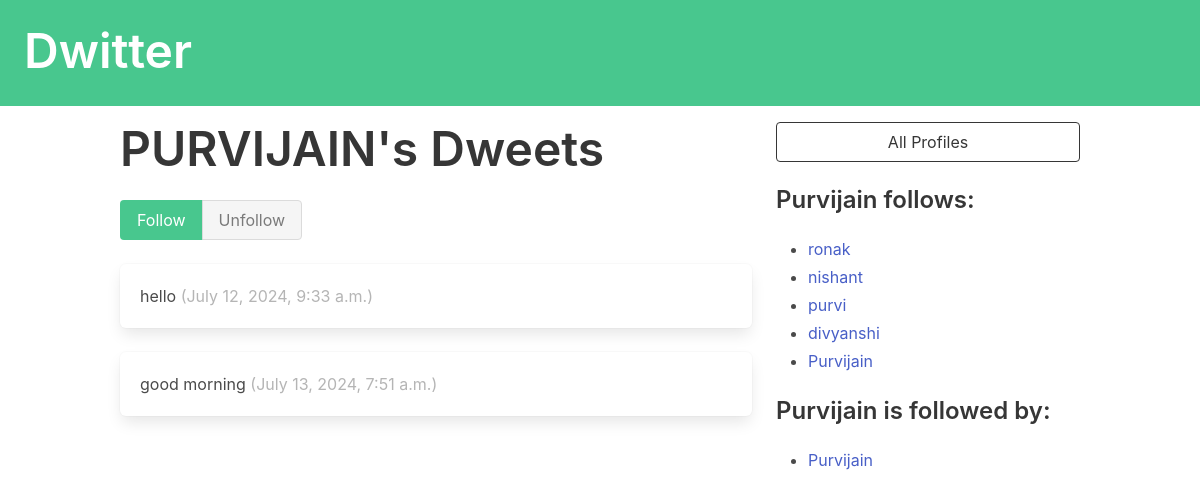
Page /profile/6 on the committed database.
### dwitter/models.py (models this page shows, shortened)
class Profile(models.Model):
    user = models.OneToOneField(User, on_delete=models.CASCADE)
    follows = models.ManyToManyField(
        "self", related_name="followed_by", symmetrical=False, blank=True
    )
    def __str__(self):
        return self.user.username

class Dweet(models.Model):
    user = models.ForeignKey(
        User, related_name="dweets", on_delete=models.DO_NOTHING
    )
    body = models.CharField(max_length=140)
    created_at = models.DateTimeField(auto_now_add=True)

### dwitter/views.py (the view, shortened to what this page needs)
# urls.py: path("profile/<int:pk>", profile, name="profile"),
def profile(request, pk):
    profile = Profile.objects.get(pk=pk)
    return render(request, "dwitter/profile.html", {"profile": profile})

### dwitter/templates/dwitter/profile.html (shortened to what this page needs)
{% extends 'base.html' %}
{% block content %}
<div class="column">
    <div class="block">
    <h1 class="title is-1">
        {{profile.user.username|upper}}'s Dweets
    </h1>
    <form method="post">
        <div class="buttons has-addons">
        {% if profile in user.profile.follows.all %}
            <button class="button is-success is-static">Follow</button>
            <button class="button is-danger" name="follow" value="unfollow">
                Unfollow
            </button>
        {% else %}
            <button class="button is-success" name="follow" value="follow">
                Follow
            </button>
            <button class="button is-danger is-static">Unfollow</button>
        {% endif %}
        </div>
    </form>
    </div>
    <div class="content">
        {% for dweet in profile.user.dweets.all %}
            <div class="box">
                {{ dweet.body }}
                <span class="is-small has-text-grey-light">
                    ({{ dweet.created_at }})
                </span>
            </div>
        {% endfor %}
    </div>
</div>
<div class="column is-one-third">
    <div class="block">
        <a href="{% url 'dwitter:profile_list' %}">
            <button class="button is-dark is-outlined is-fullwidth">
                All Profiles
            </button>
        </a>
    </div>
    <div class="block">
        <h3 class="title is-4">
            {{profile.user.username}} follows:
        </h3>
        <div class="content">
            <ul>
            {% for following in profile.follows.all %}
                <li>
                    <a href="{% url 'dwitter:profile' following.id %}">
                        {{ following }}
                    </a>
                </li>
            {% endfor %}
            </ul>
        </div>
    </div>
    <div class="block">
        <h3 class="title is-4">
            {{profile.user.username}} is followed by:
        </h3>
        <div class="content">
            <ul>
            {% for follower in profile.followed_by.all %}
                <li>
                    <a href="{% url 'dwitter:profile' follower.id %}">
                        {{ follower }}
                    </a>
                </li>
            {% endfor %}
            </ul>
        </div>
    </div>
</div>
{% endblock content %}

### rows in the picture
Profile: user.username "PURVIJAIN", user.username "Purvijain"
Dweet: body "hello", created_at "July 12, 2024, 9:33 a.m."
Dweet: body "good morning", created_at "July 13, 2024, 7:51 a.m."
Profile: user.username "ronak"
Profile: user.username "nishant"
Profile: user.username "purvi"
Profile: user.username "divyanshi"
